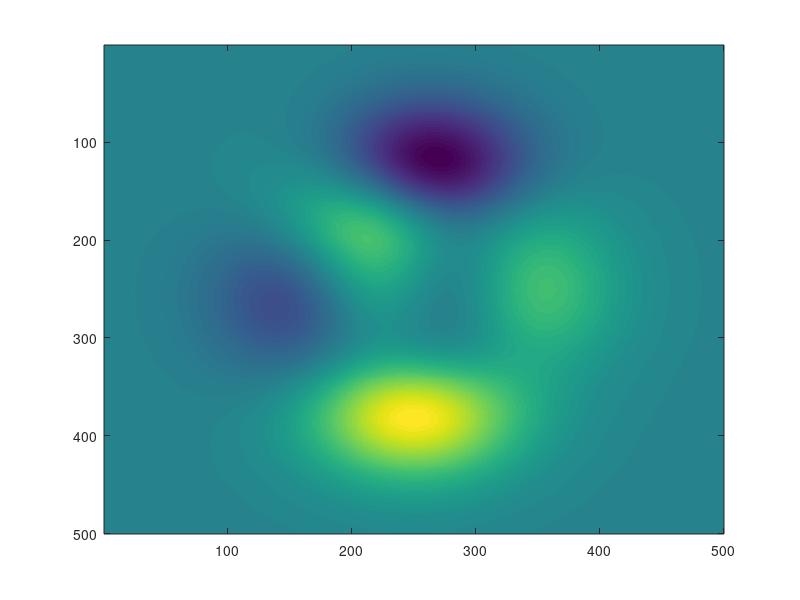

Write the MATLAB code that produced this figure. (Note: this script raises an error after producing the figure.)
cd(fileparts(mfilename('fullpath'))); % Change working directory to source code directory.
addpath('../../../../'); % Add the ParaMonte library root directory to the search path.

figure("color", "white");
imagesc(peaks(500));
colormap(pm.vis.cmap.bwr(256));
colorbar;
pm.vis.figure.savefig("bwr.1.png", "-m3");

figure("color", "white");
imagesc(peaks(500), [0, 8]);
colormap(pm.vis.cmap.bwr());
colorbar;
pm.vis.figure.savefig("bwr.1.png", "-m3");

figure("color", "white");
imagesc(peaks(250), [-6, 0]);
colormap(pm.vis.cmap.bwr());
colorbar;
pm.vis.figure.savefig("bwr.1.png", "-m3");

figure("color", "white");
surf(peaks);
colormap(pm.vis.cmap.bwr());
axis("tight");
pm.vis.figure.savefig("bwr.1.png", "-m3");